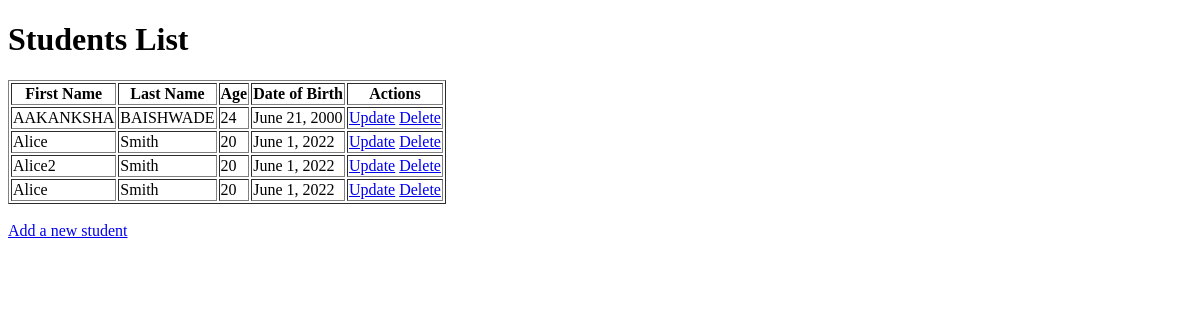
Before: /app/students/ with the older database file.
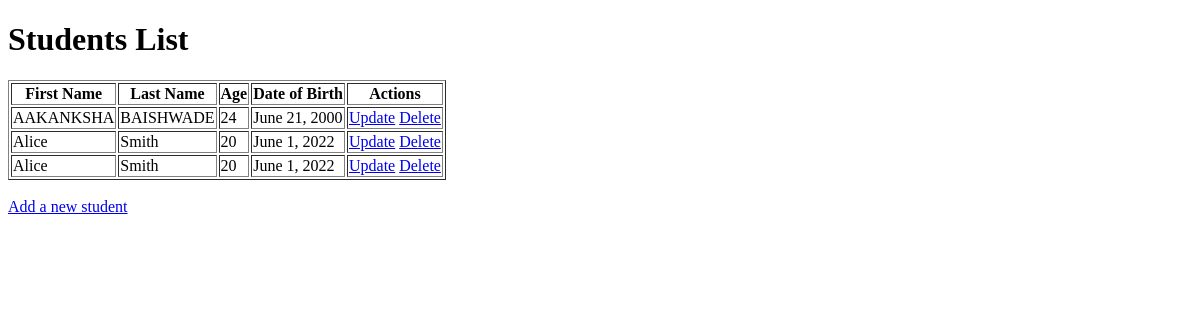
After: the same page with the newer database file.
### appname/models.py (models this page shows, shortened)
class Student(models.Model):
    first_name = models.CharField(max_length=100)
    last_name = models.CharField(max_length=100)
    age = models.IntegerField() #123
    date_of_birth = models.DateField()

### appname/views.py (the view)
# urls.py: path('students/', views.get_students, name='get_students'),
def get_students(request):
    students = Student.objects.all()
    return render(request, 'students3.html', {'students': students})

### appname/templates/students3.html (shortened to what this page needs)
<!DOCTYPE html>
<html lang="en">
<head>
</head>
<body>
    <h1>Students List</h1>
    <table border="1">
        <tr>
            <th>First Name</th>
            <th>Last Name</th>
            <th>Age</th>
            <th>Date of Birth</th>
            <th>Actions</th>
        </tr>
        {% for student in students %}
        <tr>
            <td>{{ student.first_name }}</td>
            <td>{{ student.last_name }}</td>
            <td>{{ student.age }}</td>
            <td>{{ student.date_of_birth }}</td>
            <td>
                <a href="{% url 'update_student' student.id %}">Update</a>
                <a href="{% url 'delete_student' student.id %}">Delete</a>
            </td>
        </tr>
        {% endfor %}
    </table>
    <br>
    <a href="{% url 'add_student' %}">Add a new student</a>
</body>
</html>

Changed rows visible on the page:
removed Student: first_name "Alice2", last_name "Smith", age "20", date_of_birth "June 1, 2022"
